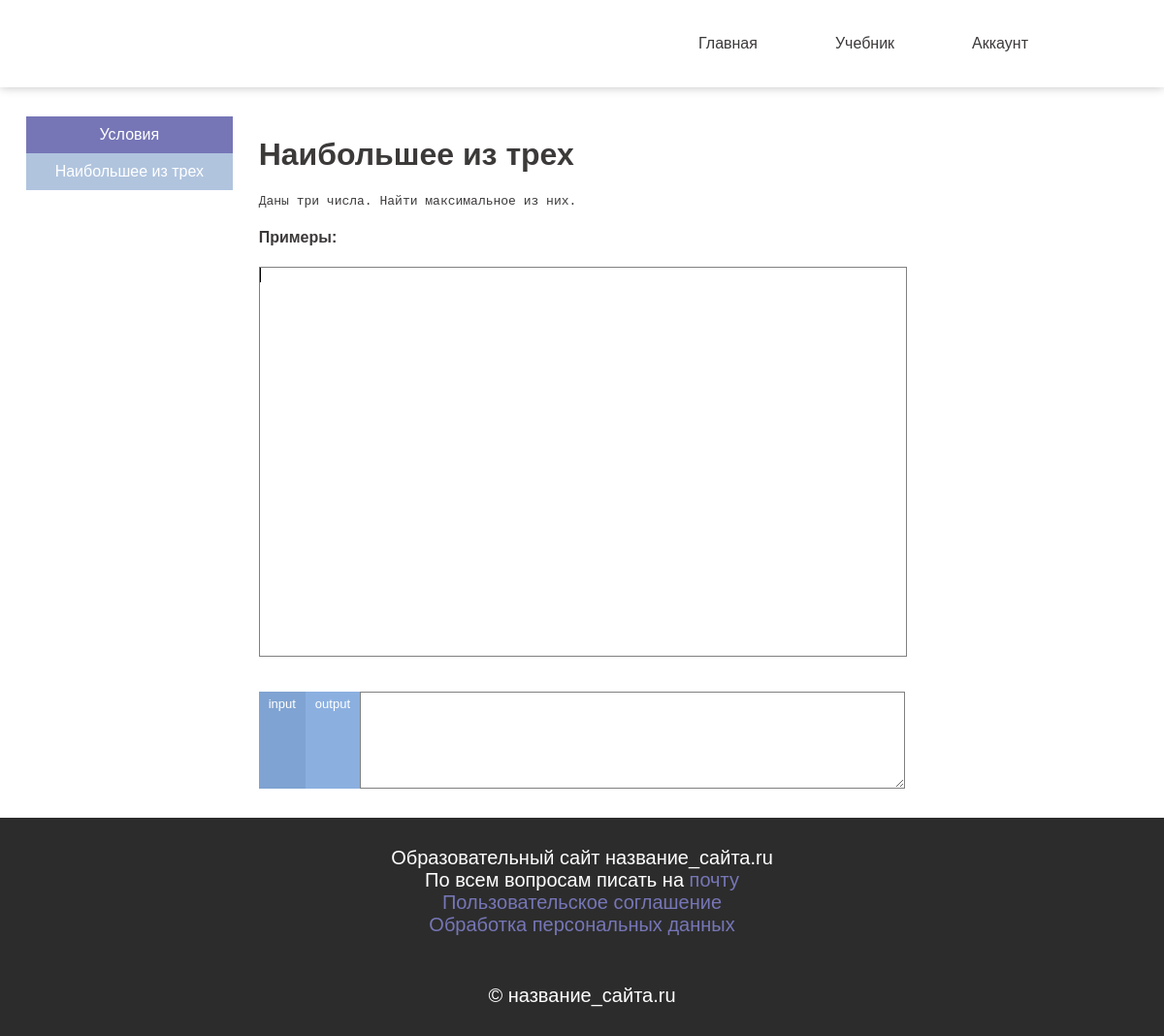
Screenshot of /themes/tasks/7 with the database file from the repository.
### cpp_tutor/models.py (models this page shows, shortened)
class Themes(models.Model):
    name = models.TextField(verbose_name='Название')
    en_name = models.TextField(verbose_name='Английское название')
    theory = models.TextField(verbose_name='Теория', default='')
    link = models.TextField(verbose_name='Ссылка', default='')

class Tasks(models.Model):
    name = models.TextField(verbose_name='Название')
    text = models.TextField(verbose_name='Текст задачи')
    difficulty = models.IntegerField(verbose_name='Количество претестов')  # Надо бы столбец переименовать

### cpp_tutor/views.py (the view)
# urls.py: path('themes/tasks/<int:task_id>', views.TaskView.as_view(), name='task'),
class TaskView(TemplateView):
    template_name = 'cpp_tutor/task.html'
    def get(self, request, task_id):
        voc = {}
        try:
            voc['login'] = request.session['login']
        except KeyError:
            voc['login'] = False
        voc['cur'] = task_id
        task = Tasks.objects.all().filter(id=task_id)
        if len(task) == 0:
            raise Http404
        task = task[0]
        voc['task'] = {'name': task.name, 'text': task.text, 'difficulty': task.difficulty}
        voc['pretests'] = []
        for i in range(task.difficulty):
            try:
                pretest_in = open(f"media/tests/{task.id}/{i + 1}.in", mode='rt')
                pretest_out = open(f"media/tests/{task.id}/{i + 1}.out", mode='rt')
                voc['pretests'].append({"in": pretest_in.read(), "out": pretest_out.read()})
            except Exception:
                pass
        theme = TasksConnectionThemes.objects.all().filter(id_task=task_id)
        if len(theme) == 0:
            raise Http404
        theme = theme[0].id_theme
        voc['theme'] = {'name': theme.name, 'link': theme.link}
        tasks = TasksConnectionThemes.objects.all().filter(id_theme=theme.id)
        voc['tasks'] = []
        for task in tasks:
            voc['tasks'].append({'id': task.id_task.id, 'name': task.id_task.name})
        return render(request, self.template_name, voc)

### templates/cpp_tutor/task.html (shortened to what this page needs)
{% include 'cpp_tutor/header.html' %}
{% load static %}
<link rel="stylesheet" href="{% static "cpp_tutor/redactor.css" %}">
<body>
    <div class="tasks-container">
        <div class="tasks-menu-container">
            {% include "cpp_tutor/tasks_menu.html" %}
        </div>
        <div class="redactor-container">
            <h1 id="task-name">{{ task.name }}</h1>
            <pre id="task-text">{{ task.text }}</pre>
            <div class="pre-tests">
                <h4>Примеры:</h4>
            </div>
            <div id="editor">
            </div>
            <div id="textarea-container"><textarea id="input"></textarea></div>
            <div id="question-answer">
                <label for="input-check" class="in-out-btn" id="in-btn">input</label>
                <label for="output-check" class="in-out-btn" id="out-btn">output</label>
                <textarea id="input-block"></textarea>
            </div>
        </div>
        <div></div>
    </div>
</body>
{% include 'cpp_tutor/footer.html' %}

### templates/cpp_tutor/tasks_menu.html
<nav class="tasks-menu">
    <a class="theory" href="/themes/{{ theme.link }}">{{ theme.name }}</a>
    {% for task in tasks %}
        {% if task.id == cur %}
            <a class="task cur-task" href="/themes/tasks/{{ task.id }}">{{ task.name }}</a>
        {% else %}
            <a class="task" href="/themes/tasks/{{ task.id }}">{{ task.name }}</a>
        {% endif %}
    {% endfor %}
</nav>

### cpp_tutor/static/cpp_tutor/style.css (style rules this page uses)
html, body, label { font-family: Arial; margin: 0; color: #3c3939; }
.tasks-container { width: 100%; display: grid; grid-template-columns: 2fr 5fr 2fr; margin: 30px 0; }
.tasks-menu { width: 80%; height: fit-content; margin: 0 auto; }
.tasks-menu a { display: block; width: 100%; text-align: center; padding: 10px 0; text-decoration: none; transition: all 0.3s; }
.task { background: white; color: black; }
.cur-task { background: lightsteelblue; color: white; }
.theory { background: #7676b7; color: white; }

### cpp_tutor/static/cpp_tutor/redactor.css (style rules this page uses)
#editor { display: block; position: relative; width: 100%; height: 50vh; margin: auto; border: 1px solid gray; overflow: auto; }
#input-block, #output { width: 100%; display: none; height: 100px; }
#input-check:checked ~ #input-block { display: block; }
.in-out-btn { display: block; font-size: 13px; margin: 0; padding: 5px 10px; background: #8bb0e0; color: white; transition: all 0.3s; }
#input-check:checked ~ #in-btn { background: #7fa3d2; }
#question-answer { display: flex; }
#question-answer textarea { border: 1px solid gray; }

### rows the page displays
Themes: name "Условия"
Tasks: name "Наибольшее из трех", name "Наибольшее из трех", text "Даны три числа. Найти максимальное из них."
